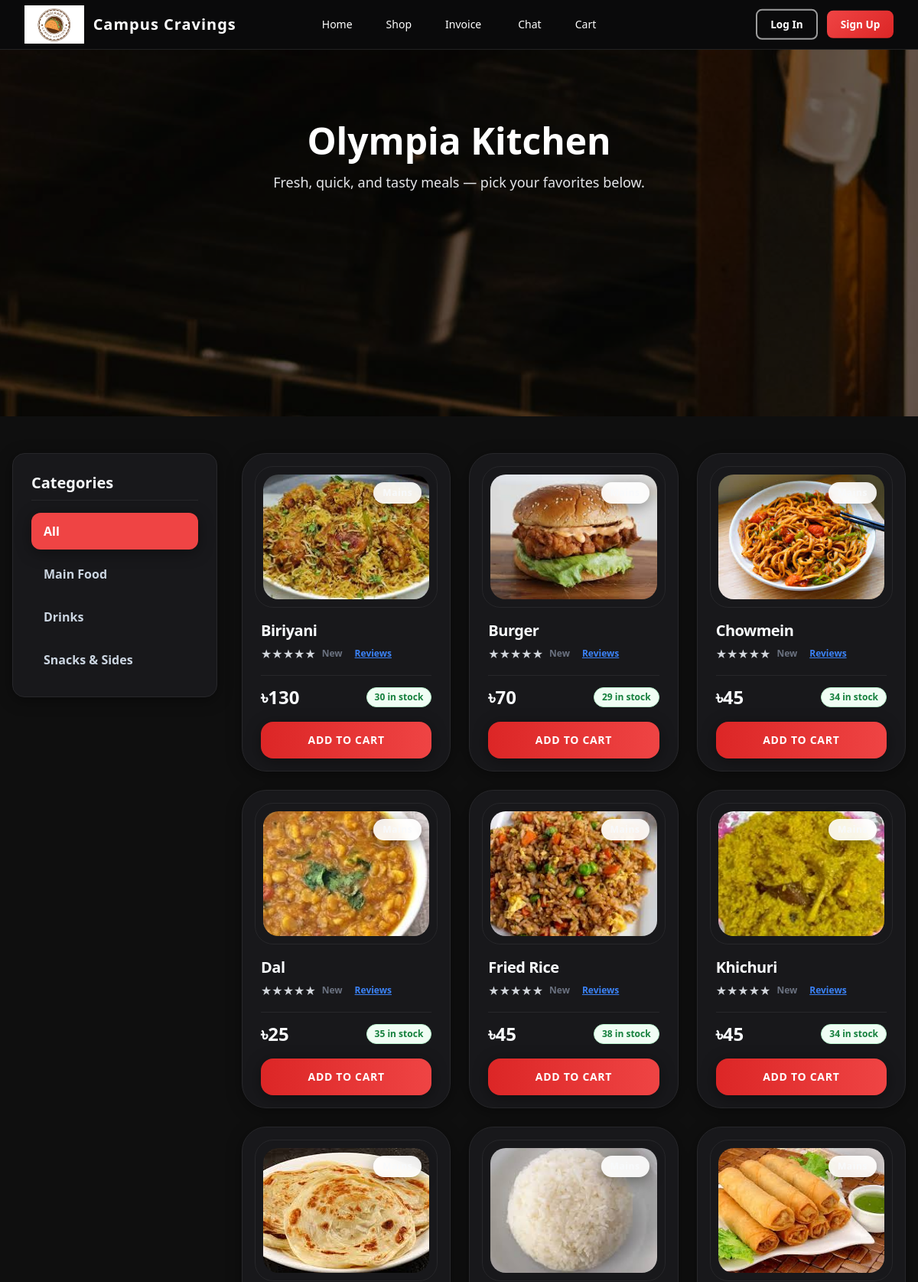
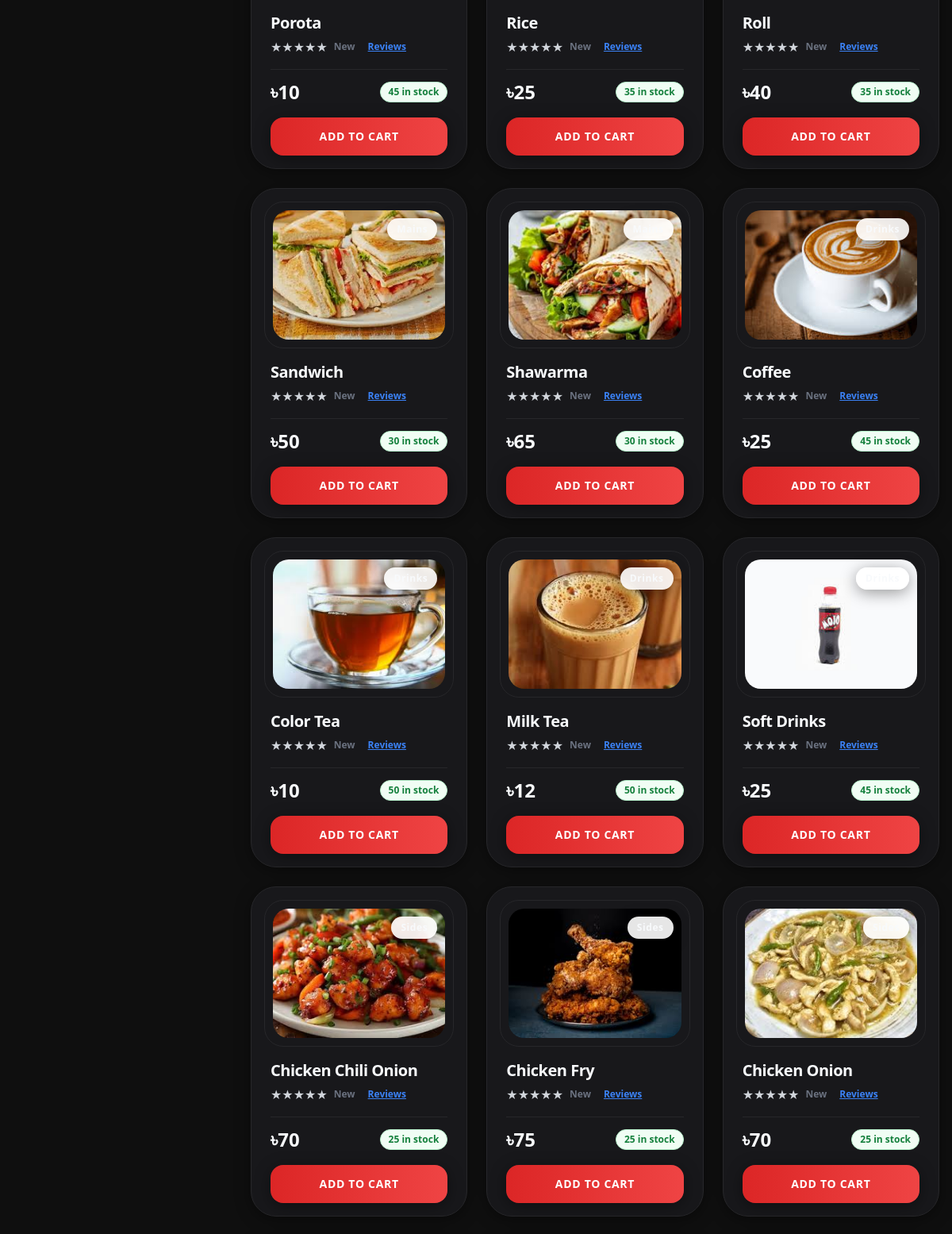
The app's page /customer/olympia.php (upper part) with its own data (2 pictures, top to bottom).
### tables this page shows
CREATE TABLE `olympia` (
  `olympia_id` int(11) NOT NULL,
  `product_code` varchar(50) NOT NULL,
  `name` varchar(100) NOT NULL,
  `description` text DEFAULT NULL,
  `price` decimal(10,2) NOT NULL,
  `category` enum('mains','drinks','sides') NOT NULL,
  `image` varchar(255) DEFAULT NULL,
  `stock` int(11) NOT NULL DEFAULT 0,
  `is_available` tinyint(1) NOT NULL DEFAULT 1,
  `created_at` timestamp NOT NULL DEFAULT current_timestamp(),
  `updated_at` timestamp NOT NULL DEFAULT current_timestamp() ON UPDATE current_timestamp()
);

### config/hd_helper.php (called while the page is built)
<?php
if (!function_exists('getHDProductImage')) {
    function getHDProductImage($productName, $shopDbName, $localImageName = '') {
        $localImageName = trim($localImageName);
        $scriptName = $_SERVER['PHP_SELF'] ?? '';
        if (strpos($scriptName, '/customer/') !== false) {
            $basePath = '../';
        } elseif (strpos($scriptName, '/admin/') !== false) {
            $basePath = '../../';
        } else {
            $basePath = './';
        }
        if (!empty($localImageName)) {
            return $basePath . 'resources/' . ucfirst($shopDbName) . '/' . rawurlencode($localImageName);
        }
        return $basePath . 'resources/logo.jpg';
    }
}

### customer/olympia.php (the view, shortened to what this page needs)
<?php
require_once __DIR__ . '/../config/db_connection.php';
require_once __DIR__ . '/../config/hd_helper.php';
$isLoggedIn = isset($_SESSION['usertype']) && $_SESSION['usertype'] === 'customer';
$catalog = [];
$sql = "SELECT o.olympia_id, o.product_code, o.name, o.price, o.category, o.image, o.stock, o.is_available,
        COALESCE(AVG(pr.rating), 0) as avg_rating,
        COUNT(pr.review_id) as review_count
        FROM olympia o
        LEFT JOIN product_reviews pr ON o.product_code = pr.product_code AND pr.kitchen = 'olympia'
        WHERE o.is_available = 1
        GROUP BY o.olympia_id, o.product_code, o.name, o.price, o.category, o.image, o.stock, o.is_available
        ORDER BY o.category, o.name";
$result = $conn->query($sql);
if (!$result) {
    $dbError = "Database Error: " . $conn->error . "<br><strong>Did you import olympia_table.sql?</strong>";
} elseif ($result->num_rows > 0) {
    while ($row = $result->fetch_assoc()) {
        $catalog[] = [
            'id'           => $row['product_code'],
            'name'         => $row['name'],
            'price'        => (float)$row['price'],
            'category'     => $row['category'],
            'image'        => $row['image'],
            'stock'        => (int)$row['stock'],
            'avg_rating'   => (float)$row['avg_rating'],
            'review_count' => (int)$row['review_count']
        ];
    }
} else {
    $dbError = "No products found in olympia table. Please import olympia_table.sql";
}
$categories = [
    'all'    => 'All',
    'mains'  => 'Main Food',
    'drinks' => 'Drinks',
    'sides'  => 'Snacks & Sides',
];
$activeCategory = $_GET['category'] ?? 'all';
function initials($name) {
    $parts = preg_split('/\s+/', trim($name));
    $letters = '';
    foreach ($parts as $p) {
        if ($p !== '') $letters .= strtoupper(substr($p, 0, 1));
    }
    return $letters ?: 'C';
}
$displayName = $_SESSION['fullname'] ?? $_SESSION['username'] ?? 'Guest';
$profilePic = $_SESSION['profile_pic'] ?? null;
$initials = initials($displayName);
?>
<!doctype html>
<html lang="en">
<head>
  <script src="https://cdn.tailwindcss.com"></script>
</head>
<body class="bg-gray-100 text-gray-900">
  <header>
    <div class="relative h-16 max-w-7xl mx-auto px-4">
      <div class="logo-section">
        <a href="./navbar.php">
          <img src="../resources/logo.jpg" alt="Campus Cravings" class="campus-cravings-logo" />
          <span class="brand-text">Campus Cravings</span>
        </a>
      </div>
      <nav class="nav-buttons">
        <a href="<?= $isLoggedIn ? './navbar.php' : '../index.php' ?>" class="px-4 py-2 bg-transparent hover:bg-red-600 hover:bg-opacity-80 rounded text-sm text-white">Home</a>
        <div class="relative group">
          <button type="button" class="px-4 py-2 rounded text-sm hover:bg-red-600 hover:bg-opacity-80 text-white">Shop</button>
        </div>
        <a href="./invoice.php" class="px-4 py-2 rounded text-sm hover:bg-red-600 hover:bg-opacity-80 text-white">Invoice</a>
        <a href="./chat.php" class="px-4 py-2 rounded text-sm hover:bg-red-600 hover:bg-opacity-80 text-white">
            <i class="fas fa-comments mr-1"></i> Chat
        </a>
        <a href="./cart.php" class="px-4 py-2 rounded text-sm hover:bg-red-600 hover:bg-opacity-80 text-white">Cart</a>
      </nav>
      <div class="profile-section">
        <?php if ($isLoggedIn): ?>
        <div class="relative" id="profileRoot">
          <button id="profileBtn" type="button" class="flex items-center gap-2 p-1 rounded profile-btn focus:outline-none">
            <?php if (!empty($profilePic)): ?>
              <img src="<?= htmlspecialchars($profilePic) ?>" alt="Profile" class="w-10 h-10 rounded-full object-cover border border-gray-600" />
            <?php else: ?>
              <div class="initials-circle"><?= htmlspecialchars($initials) ?></div>
            <?php endif; ?>
            <span class="hidden sm:inline-block text-sm text-white"><?= htmlspecialchars($displayName) ?></span>
          </button>
          <div id="profileMenu" class="profile-menu hidden absolute right-0 mt-2 w-48 bg-gray-900 bg-opacity-95 rounded-lg border border-gray-800 text-left">
            <a href="./profile.php" class="block px-4 py-2.5 text-gray-100 hover:bg-gray-800 hover:bg-opacity-70">Profile</a>
            <a href="./logout.php" class="block px-4 py-2.5 text-red-200 hover:bg-gray-800 hover:bg-opacity-70">Log out</a>
          </div>
        </div>
        <?php else: ?>
        <div class="flex items-center gap-3">
          <a href="../login.php" class="auth-btn auth-btn-outline">Log In</a>
          <a href="../sign_up.php" class="auth-btn auth-btn-solid">Sign Up</a>
        </div>
        <?php endif; ?>
      </div>
    </div>
  </header>
  <section id="hero" class="hero" style="background-image: url('../resources/sign_up.jpg');">
    <div class="hero-overlay"></div>
    <div class="relative z-10 max-w-4xl mx-auto px-4 py-24 text-center text-white">
      <h1 class="text-4xl sm:text-5xl font-extrabold mb-4">Olympia Kitchen</h1>
      <p class="text-lg text-gray-200 mb-6">Fresh, quick, and tasty meals — pick your favorites below.</p>
    </div>
  </section>
  <main class="max-w-7xl mx-auto px-4 py-12">
    <div class="grid md:grid-cols-4 gap-8">
      <aside class="md:col-span-1">
        <div class="sticky top-24 bg-gray-50 rounded-2xl p-6 border border-gray-200 shadow-sm">
          <h2 class="text-xl font-bold text-gray-800 mb-4 pb-2 border-b border-gray-200">Categories</h2>
          <div class="flex flex-col gap-2">
            <?php foreach ($categories as $cat => $label): ?>
              <a href="?category=<?= urlencode($cat) ?>"
                 class="px-4 py-3 rounded-xl font-semibold transition text-left <?= $activeCategory === $cat ? 'bg-red-500 text-white shadow-md shadow-red-500/20' : 'text-gray-600 hover:bg-red-50 hover:text-red-500' ?>">
                <?= $label ?>
              </a>
            <?php endforeach; ?>
          </div>
        </div>
      </aside>
      <div class="md:col-span-3">
        <div class="grid sm:grid-cols-2 lg:grid-cols-3 gap-6">
          <?php
          foreach ($catalog as $item):
            $stock = $_SESSION['inventory'][$item['id']] ?? 0;
          ?>
            <div class="bg-white rounded-[2rem] border border-gray-100/90 shadow-sm hover:shadow-2xl hover:-translate-y-1.5 transition duration-500 p-4 flex flex-col justify-between h-full">
              <div class="relative p-2.5 bg-gray-50/60 rounded-[1.5rem] border border-gray-100/80 overflow-hidden flex-shrink-0 mb-4">
                <div class="aspect-[4/3] w-full rounded-[1.25rem] overflow-hidden bg-white relative">
                  <img src="<?= getHDProductImage($item['name'], 'olympia', $item['image']) ?>" alt="<?= htmlspecialchars($item['name']) ?>" class="w-full h-full object-cover transition-transform duration-500 hover:scale-110" />
                </div>
                <span class="absolute top-5 right-5 bg-white/90 backdrop-blur px-3 py-1.5 rounded-full text-xs font-extrabold text-gray-800 shadow-sm capitalize tracking-wider">
                  <?= $item['category'] ?>
                </span>
              </div>
              <div class="px-2 flex-grow flex flex-col justify-between">
                <div>
                  <h3 class="font-extrabold text-gray-950 text-xl tracking-tight mb-1"><?= htmlspecialchars($item['name']) ?></h3>
                  <div class="mb-4 flex items-center gap-2">
                    <div class="star-rating">
                      <span class="stars">
                        <?php
                        $stars = round($item['avg_rating']);
                        for ($i = 1; $i <= 5; $i++) {
                          echo $i <= $stars ? '<span class="star">★</span>' : '<span class="star text-gray-300">★</span>';
                        }
                        ?>
                      </span>
                      <?php if ($item['review_count'] > 0): ?>
                        <span class="count text-xs font-semibold text-gray-500">(<?= $item['review_count'] ?>)</span>
                      <?php else: ?>
                        <span class="count text-xs font-semibold text-red-500">New</span>
                      <?php endif; ?>
                    </div>
                    <button class="view-reviews-btn text-xs text-blue-500 hover:text-blue-700 underline font-semibold ml-2"
                            data-product-code="<?= htmlspecialchars($item['id']) ?>"
                            data-product-name="<?= htmlspecialchars($item['name']) ?>">
                      Reviews
                    </button>
                  </div>
                </div>
                <div>
                  <div class="flex items-center justify-between mb-4 pt-3 border-t border-gray-100">
                    <span class="text-2xl font-black text-gray-900">৳<?= number_format($item['price'], 0) ?></span>
                    <span class="text-xs font-bold px-2.5 py-1 rounded-full <?= $stock > 0 ? 'bg-green-50 text-green-700 border border-green-200' : 'bg-red-50 text-red-600 border border-red-200' ?>">
                      <?= $stock > 0 ? $stock . ' in stock' : 'Out of stock' ?>
                    </span>
                  </div>
                  <?php if ($stock > 0): ?>
                    <button onclick="addToCart('<?= htmlspecialchars($item['id']) ?>', 1)"
                            class="w-full py-3.5 bg-gradient-to-r from-red-600 to-red-500 hover:from-red-500 hover:to-red-400 text-white font-extrabold rounded-2xl transition duration-300 shadow-lg shadow-red-500/20 text-sm tracking-wider uppercase">
                      Add to Cart
                    </button>
                  <?php else: ?>
                    <button disabled class="w-full py-3.5 bg-gray-100 text-gray-400 font-extrabold rounded-2xl cursor-not-allowed text-sm tracking-wider uppercase">
                      Sold Out
                    </button>
                  <?php endif; ?>
                </div>
              </div>
            </div>
          <?php endforeach; ?>
        </div>
      </div>
    </div>
  </main>
</body>
</html>

### customer/olympia.php (style rules this page uses)
header { position: fixed; top: 0; left: 0; right: 0; z-index: 50; background: rgba(10, 10, 12, 0.9) !important; backdrop-filter: blur(12px) !important; -webkit-backdrop-filter: blur(12px) !important; border-bottom: 1px solid rgba(255, 255, 255, 0.1) !important; }
.logo-section { position: absolute; left: 2rem; top: 50%; transform: translateY(-50%); }
.logo-section a { display: flex; align-items: center; gap: 0.75rem; text-decoration: none; }
.brand-text { font-size: 1.25rem; font-weight: 800; color: #ffffff; letter-spacing: 0.05em; transition: color 0.3s ease; }
.profile-section { position: absolute; right: 2rem; top: 50%; transform: translateY(-50%); }
.nav-buttons { display: none; }
@media (min-width: 768px) { .nav-buttons { display: flex; position: absolute; left: 50%; top: 50%; transform: translate(-50%, -50%); gap: 1rem; } }
.hero { background-size: cover; background-position: center; background-attachment: fixed; min-height: 60vh; position: relative; overflow: hidden; margin-top: 4rem; }
.hero::before { content: ''; position: absolute; top: 0; left: -100%; width: 100%; height: 100%; background: inherit; background-size: cover; background-position: center; animation: slideInLeft 1.5s ease-in-out forwards; z-index: -1; }
.hero-overlay { position:absolute; inset:0; background:rgba(0,0,0,0.55); z-index:1; }
.campus-cravings-logo { height: 50px; width: auto; transition: transform 0.3s ease; }
.nav-buttons { display:flex; align-items:center; gap:0.75rem; }
.star-rating { display: flex; align-items: center; gap: 0.25rem; font-size: 0.875rem; }
.star-rating .stars { color: #fbbf24; display: flex; }
.star-rating .star { font-size: 1rem; }
.star-rating .count { color: #6b7280; margin-left: 0.25rem; }
.auth-btn { padding: .5rem 1.1rem; border-radius: .5rem; font-weight: 600; font-size: .85rem; transition: all .2s ease; text-decoration: none; display: inline-block; }
.auth-btn-outline { border: 2px solid rgba(255,255,255,.4); color: #fff; background: transparent; }
.auth-btn-solid { background: linear-gradient(135deg, #ef4444, #dc2626); color: #fff; border: none; }

### records on screen
olympia: name+image (picture), name "Biriyani", price "130", product_code "30"
olympia: name+image (picture), name "Burger", price "70", product_code "29"
olympia: name+image (picture), name "Chowmein", price "45", product_code "34"
olympia: name+image (picture), name "Dal", price "25", product_code "35"
olympia: name+image (picture), name "Fried Rice", price "45", product_code "38"
olympia: name+image (picture), name "Khichuri", price "45", product_code "34"
olympia: name+image (picture), name "Porota", price "10", product_code "45"
olympia: name+image (picture), name "Rice", price "25", product_code "35"
olympia: name+image (picture), name "Roll", price "40", product_code "35"
olympia: name+image (picture), name "Sandwich", price "50", product_code "30"
olympia: name+image (picture), name "Shawarma", price "65", product_code "30"
olympia: name+image (picture), name "Coffee", price "25", product_code "45"
olympia: name+image (picture), name "Color Tea", price "10", product_code "50"
olympia: name+image (picture), name "Milk Tea", price "12", product_code "50"
olympia: name+image (picture), name "Soft Drinks", price "25", product_code "45"
olympia: name+image (picture), name "Chicken Chili Onion", price "70", product_code "25"
olympia: name+image (picture), category "Sides", name "Chicken Fry", price "75", product_code "25"
olympia: name+image (picture), name "Chicken Onion", price "70", product_code "25"

### other values on screen
$label "All"
$label "Main Food"
$label "Drinks"
$label "Snacks & Sides"
